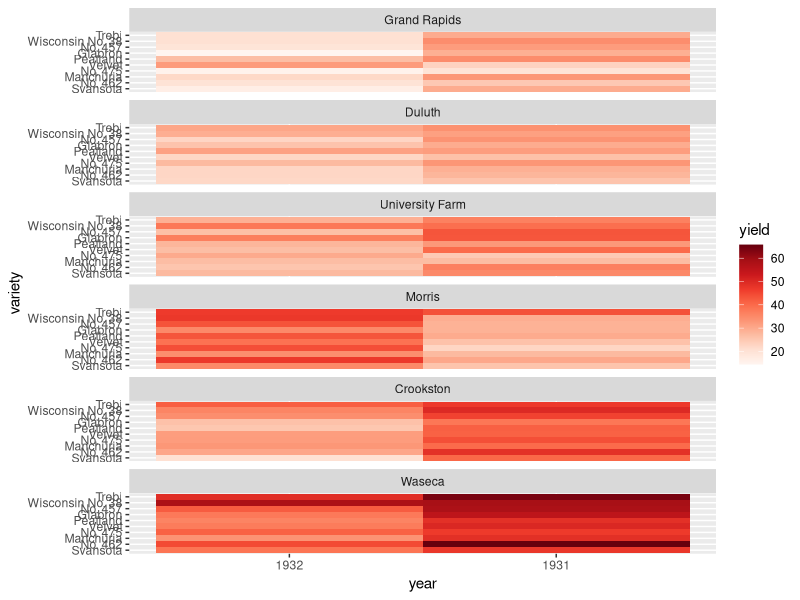
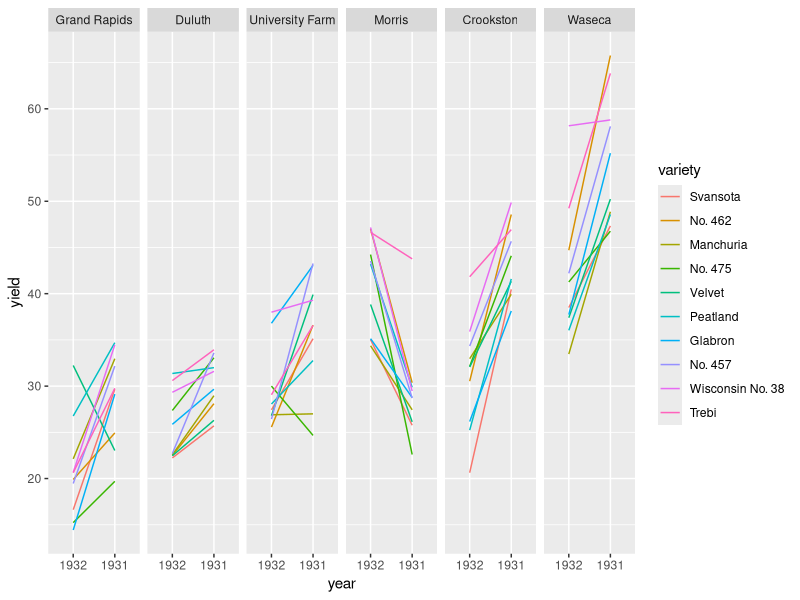
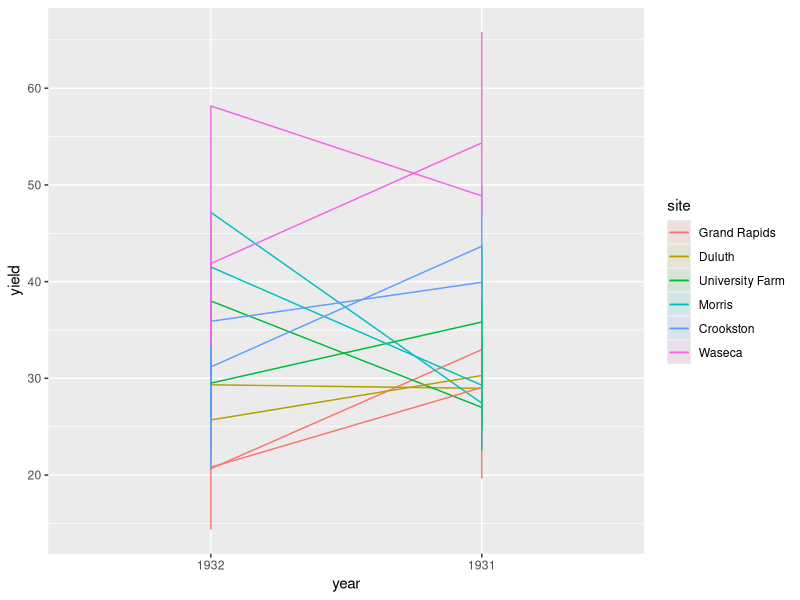

Recreate these plots in R, in order.
## ---- chunk 1
library(ggplot2)
## ---- chunk 2
library(RColorBrewer)
## ---- chunk 3
library(lattice) 
## ---- chunk 4
myColors <- brewer.pal(9, "Reds")
## ---- chunk 5
ggplot(barley, aes(x = year, y = variety, fill = yield)) + 
  geom_tile() + 
  facet_wrap(~ site, ncol = 1) + 
  scale_fill_gradientn(colors = myColors)
## ---- chunk 6
ggplot(barley, aes(x = year, y = yield, col = variety, group = variety)) + 
  geom_line() + 
  facet_wrap( ~ site, nrow = 1)
## ---- chunk 7
ggplot(barley, aes(x = year, y = yield, group = site, col = site, fill = site)) + 
  geom_line() + 
  stat_summary(fun.y = mean, geom = "line") + 
  stat_summary(fun.data = mean_sdl, fun.args = list(mult = 1), geom = "ribbon", col = NA, alpha = 0.1)
